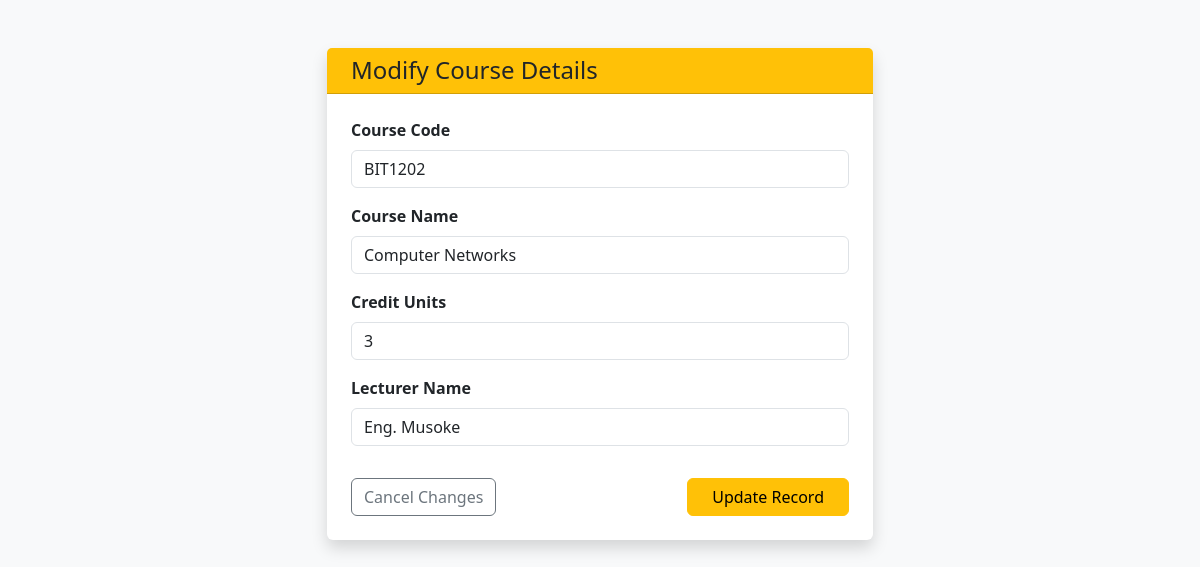
Page /edit_course.php?id=2 (signed in) on the committed database.
### tables this page shows
CREATE TABLE `courses` (
  `id` int NOT NULL,
  `course_code` varchar(20) NOT NULL,
  `course_name` varchar(100) NOT NULL,
  `credit_units` int NOT NULL,
  `lecturer` varchar(100) NOT NULL
);

### edit_course.php (the view, shortened to what this page needs)
<?php
include "includes/db_config.php";
if (isset($_GET['id'])) {
    $id = mysqli_real_escape_string($conn, $_GET['id']);
    $query = "SELECT * FROM courses WHERE id = '$id' LIMIT 1";
    $result = mysqli_query($conn, $query);
    $course = mysqli_fetch_assoc($result);
}
?>
<!DOCTYPE html>
<html lang="en">
<head>
    <link href="https://cdn.jsdelivr.net/npm/bootstrap@5.3.0/dist/css/bootstrap.min.css" rel="stylesheet">
</head>
<body class="bg-light">
    <div class="container mt-5">
        <div class="row justify-content-center">
            <div class="col-md-6">
                <div class="card shadow border-0">
                    <div class="card-header bg-warning text-dark">
                        <h4 class="mb-0"><i class="fas fa-edit me-2"></i>Modify Course Details</h4>
                    </div>
                    <div class="card-body p-4">
                        <form action="edit_course.php" method="POST">
                            <div class="mb-3">
                                <label class="form-label fw-bold">Course Code</label>
                                <input type="text" name="course_code" class="form-control" value="<?php echo htmlspecialchars($course['course_code']); ?>" required>
                            </div>
                            <div class="mb-3">
                                <label class="form-label fw-bold">Course Name</label>
                                <input type="text" name="course_name" class="form-control" value="<?php echo htmlspecialchars($course['course_name']); ?>" required>
                            </div>
                            <div class="mb-3">
                                <label class="form-label fw-bold">Credit Units</label>
                                <input type="number" name="credit_units" class="form-control" value="<?php echo $course['credit_units']; ?>" required>
                            </div>
                            <div class="mb-3">
                                <label class="form-label fw-bold">Lecturer Name</label>
                                <input type="text" name="lecturer" class="form-control" value="<?php echo htmlspecialchars($course['lecturer']); ?>" required>
                            </div>
                            <div class="d-flex justify-content-between pt-3">
                                <a href="admin_dashboard.php" class="btn btn-outline-secondary">Cancel Changes</a>
                                <button type="submit" name="update_course" class="btn btn-warning px-4">Update Record</button>
                            </div>
                        </form>
                    </div>
                </div>
            </div>
        </div>
    </div>
</body>
</html>

### rows in the picture
courses: course_code "BIT1202", course_name "Computer Networks", credit_units "3", lecturer "Eng. Musoke"
